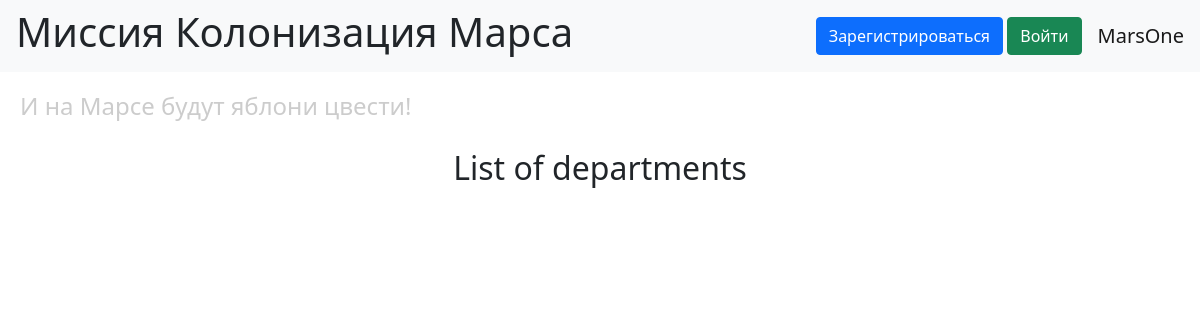
The page /departments on the database as committed earlier.
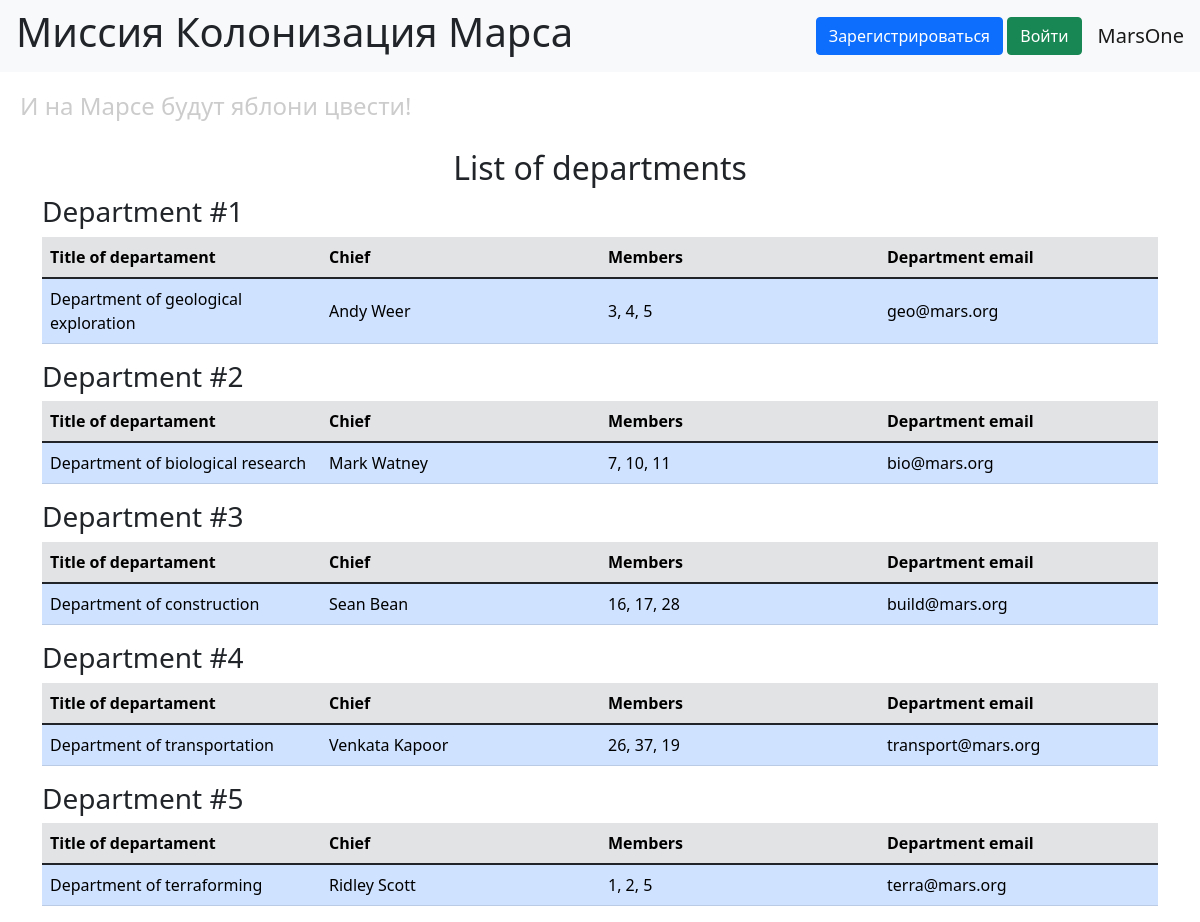
The same page on the database as committed later.
### data/departments.py (models this page shows, shortened)
class Department(SqlAlchemyBase):  # SqlAlchemyBase Доступно в задании
    __tablename__ = 'departments'
    id = sa.Column(sa.Integer, primary_key=True, autoincrement=True)
    title = sa.Column(sa.String)
    chief_id = sa.Column(sa.Integer, sa.ForeignKey('users.id'))
    chief = orm.relationship("User")
    members = sa.Column(sa.String)
    email = sa.Column(sa.String, unique=True)

### data/users.py (models this page shows, shortened)
class User(SqlAlchemyBase, UserMixin):
    __tablename__ = 'users'
    id = sa.Column(sa.Integer, primary_key=True, autoincrement=True)
    surname = sa.Column(sa.String)
    name = sa.Column(sa.String)
    age = sa.Column(sa.Integer)
    position = sa.Column(sa.String)  # должность
    speciality = sa.Column(sa.String)  # профессия
    address = sa.Column(sa.String)
    email = sa.Column(sa.String, unique=True)
    hashed_password = sa.Column(sa.String)
    modified_date = sa.Column(sa.DateTime, default=datetime.now)

### main.py (the view)
@app.route("/departments")
def departments_list():
    db_sess = db_session.create_session()
    departments = db_sess.query(Department).all()
    return render_template("departments_list.html", departments=departments)

### data/db_session.py (called while the page is built)
def create_session() -> Session:
    global __factory
    return __factory()

### templates/departments_list.html (shortened to what this page needs)
{% extends 'base.html' %}
{% block content %}
<h2 align="center">List of departments</h2>
{% for department in departments %}
    <div class="mb-3 job">
    <h3>Department #{{ department.id }}</h3>
    <table class="table works mb-1" style="table-layout: fixed;">
        <thead class="table-secondary">
            <tr>
                {% for header in ["Title of departament", "Chief", "Members", "Department email"] %}
                    <th scope="col" class="col-md-auto">{{ header }}</th>
                {% endfor %}
            </tr>
        </thead>
        <tbody>
            <tr class="align-middle">
                <td class="table-primary">{{ department.title }}</td>
                <td class="table-primary">{{ department.chief.name }} {{ department.chief.surname }}</td>
                <td class="table-primary">{{ department.members }}</td>
                <td class="table-primary">{{ department.email }}</td>
            </tr>
        </tbody>
    </table>
    </div>
{% endfor %}
{% endblock %}

### templates/base.html (shortened to what this page needs)
<!doctype html>
<html lang="en">
<head>
    <link href="https://cdn.jsdelivr.net/npm/bootstrap@5.1.3/dist/css/bootstrap.min.css"
          rel="stylesheet"
>
    <link rel="stylesheet" href="{{ url_for('static', filename='css/style.css') }}">
</head>
<body>
<header>
    <nav class="navbar navbar-expand-lg navbar-light bg-light">
        <h1 class="ms-3">Миссия Колонизация Марса</h1>
        <div class="navbar-nav ms-auto mx-3">
            {% if current_user.is_authenticated %}
                <a class="nav-item nav-link" href="/logout">{{ current_user.name }} {{ current_user.surname }}</a>
            {% else %}
                <div>
                    <a class="nav-item btn btn-primary " href="/register">Зарегистрироваться</a>
                    <a class="nav-item btn btn-success" href="/login">Войти</a>
                </div>
            {% endif %}
        </div>
        <a class="navbar-brand" href="#">MarsOne</a>
    </nav>
    <h4>И на Марсе будут яблони цвести!</h4>
</header>
<main role="main" class="container">
    {% block content %}{% endblock %}
</main>
</body>
</html>

### static/css/style.css (style rules this page uses)
h4 { color: #cccccc; padding: 20px; }

Rows that differ between the two databases and show on the page:
added Department: id "1", header "Title of departament" "Chief" "Members" "Department email", title "Department of geological exploration", chief.name "Andy", chief.surname "Weer", members "3, 4, 5", email "geo@mars.org"
added Department: id "2", header "Title of departament" "Chief" "Members" "Department email", title "Department of biological research", chief.name "Mark", chief.surname "Watney", members "7, 10, 11", email "bio@mars.org"
added Department: id "3", header "Title of departament" "Chief" "Members" "Department email", title "Department of construction", chief.name "Sean", chief.surname "Bean", members "16, 17, 28", email "build@mars.org"
added Department: id "4", header "Title of departament" "Chief" "Members" "Department email", title "Department of transportation", chief.name "Venkata", chief.surname "Kapoor", members "26, 37, 19", email "transport@mars.org"
added Department: id "5", header "Title of departament" "Chief" "Members" "Department email", title "Department of terraforming", chief.name "Ridley", chief.surname "Scott", members "1, 2, 5", email "terra@mars.org"
